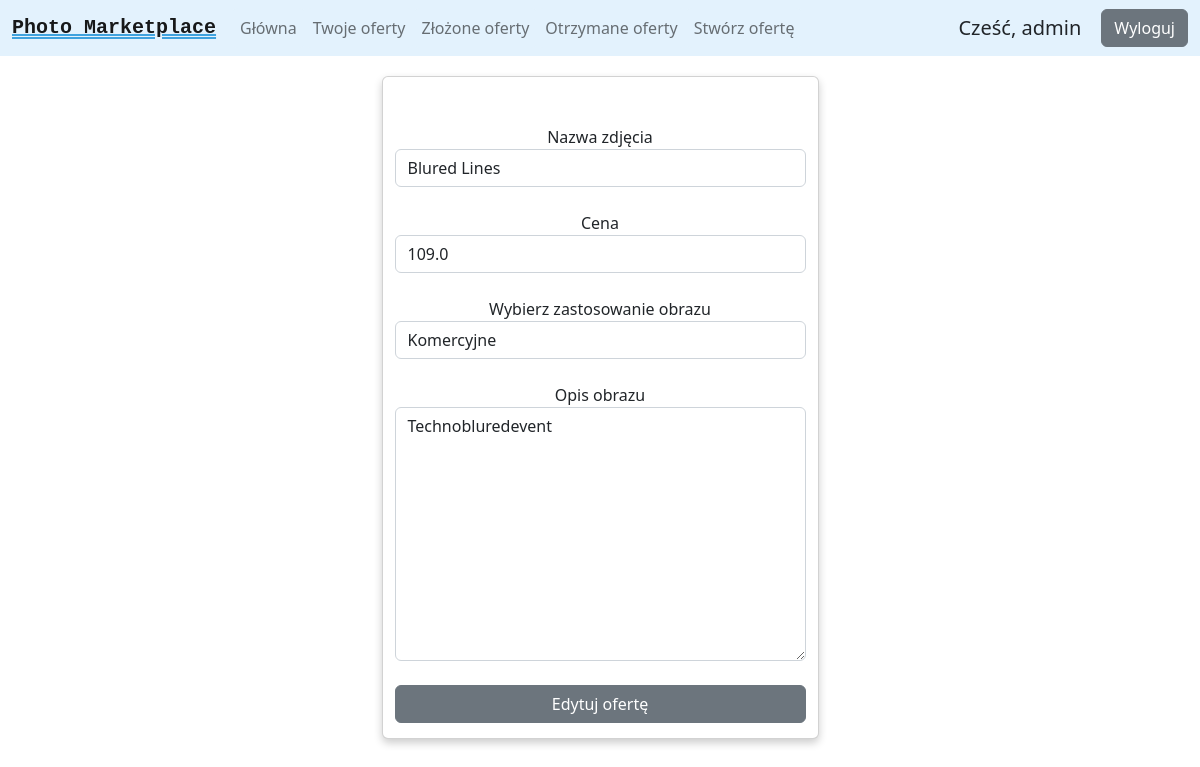
The app's page /edit/1/ (signed in), older data.
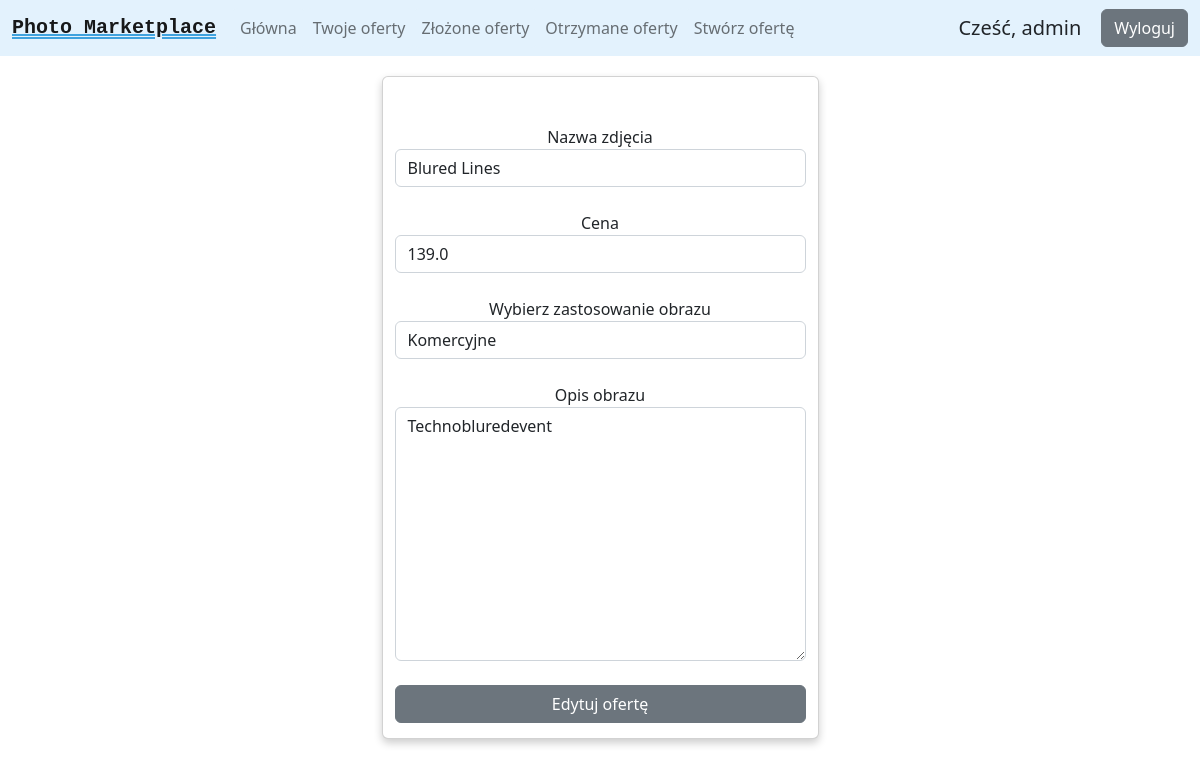
The same page, newer data.
### myapp/models.py (models this page shows, shortened)
class Product(models.Model):
    usage_possibilities = (('Prywatne', 'Prywatne'), ('Komercyjne', 'Komercyjne'), ('Komercyjne ograniczone',
                                                                                    'Komercyjne ograniczone'))
    photo_id = models.AutoField(primary_key=True)
    name = models.CharField(max_length=200, null=True)
    price = models.FloatField()
    description = models.TextField(max_length=600, null=True, blank=True)
    image = models.ImageField(upload_to='images/', null=True, blank=True)
    username = models.CharField(max_length=100, null=True)
    usage = models.CharField(max_length=100, choices=usage_possibilities)

### myapp/views.py (the view, shortened to what this page needs)
# urls.py: path('edit/<int:id>/', views.edit, name='edit'),
@login_required(login_url='login')
def edit(request, id):
    photo = get_object_or_404(Product, pk=id)
    initial = {'name': photo.name, 'price': photo.price, 'usage': photo.usage, 'description': photo.description}
    edit_form = EditForm(initial=initial)
    context = {'edit_form': edit_form}
    return render(request, 'marketplace/editphoto.html', context)

### myapp/forms.py
class EditForm(ModelForm):
    class Meta:
        model = Product
        fields = ['name', 'description', 'price', 'usage']
    def __init__(self, *args, **kwargs):
        super(EditForm, self).__init__(*args, **kwargs)
        self.fields['name'].widget.attrs['class'] = 'form-control'
        self.fields['description'].widget.attrs['class'] = 'form-control'
        self.fields['price'].widget.attrs['class'] = 'form-control'
        self.fields['usage'].widget.attrs['class'] = 'form-control'

### myapp/templates/marketplace/editphoto.html (shortened to what this page needs)
{% extends 'marketplace/main.html' %}
{% load static %}
{% block content %}
<form method="POST" enctype="multipart/form-data">
  <div class="row">
      <div class="card">
          <form>
              <br>
            <br>
            <div class="form-group">
              <label>Nazwa zdjęcia</label>
              <br>
              {{edit_form.name}}
            </div>
              <br>
              <div class="form-group">
              <label>Cena</label>
              <br>
              {{edit_form.price}}
            </div>
              <br>
            <div class="form-group">
              <label>Wybierz zastosowanie obrazu</label>
              <br>
              {{edit_form.usage}}
            </div>
              <br>
            <div class="form-group">
              <label>Opis obrazu</label>
              <br>
              {{edit_form.description}}
            </div>
              <br>
              <input class="btn btn-secondary" style="margin-bottom:15px" type="submit" value="Edytuj ofertę">
          </form>
      </div>
  </div>
</form>
{% endblock content %}

### myapp/templates/marketplace/main.html (shortened to what this page needs)
<!DOCTYPE html>
{% load static %}
<html>
<head>
    <link href="https://cdn.jsdelivr.net/npm/bootstrap@5.2.2/dist/css/bootstrap.min.css" rel="stylesheet"
>
    <link rel="stylesheet" type="text/css" href="{% static 'css/main.css' %}">
</head>
<body>
    <nav class="navbar navbar-expand-lg" style="background-color: #e3f2fd; margin-bottom: 20px;">
      <div class="container-fluid">
          <a class="navbar-brand" href="{% url 'mainpage' %}" style="text-decoration-line: underline; text-decoration-color:#3FA2DE; text-decoration-style: double; font-family: Courier New, monospace;"><strong>Photo Marketplace</strong></a>
        <div class="collapse navbar-collapse" id="navbarSupportedContent">
          <ul class="navbar-nav nav-pills me-auto mb-2 mb-lg-0">
            <li class="nav-item pill-1">
              <a class="nav-link {% if page_name == 'mainpage' %} active {% endif %}" aria-current="page" href="{% url 'mainpage' %}">Główna</a>
            </li>
            <li class="nav-item pill-1">
              <a class="nav-link {% if page_name == 'active' %} active {% endif %}" aria-current="page" href="{% url 'active' %}">Twoje oferty</a>
            </li>
            <li class="nav-item pill-1">
              <a class="nav-link " aria-current="page" href="{% url 'madeoffers' %}">Złożone oferty </a>
            </li>
            <li class="nav-item pill-1">
              <a class="nav-link " aria-current="page" href="{% url 'messages' %}">Otrzymane oferty </a>
            </li>
            <li class="nav-item pill-1">
              <a class="nav-link {% if page_name == 'create' %} active {% endif %}" aria-current="page" href="{% url 'create' %}">Stwórz ofertę</a>
            </li>
          </ul>
            <span id="welcome-msg">Cześć, {{request.user}}   </span>
            <span><a href="{% url 'logout' %}" class="btn btn-secondary">Wyloguj</a></span>
        </div>
      </div>
    </nav>
    <div class="container">
        <br>
        {% block content %}
        {% endblock content %}
    </div>
</body>
</html>

### static/css/main.css (style rules this page uses)
.btn { border-radius: 3; }
.container { display: flex; align-items: center; justify-content: center }
.card { box-shadow: 0 4px 8px 0 rgba(0, 0, 0, 0.2); max-width: 800px; margin: auto; text-align: center; }
.nav-pills .pill-1 .nav-link:not(.active) { background-color: #e3f2fd; }
.nav-pills .pill-1 .nav-link { background-color: #F6FBFF; }

### myapp/templates/marketplace/main.html (style rules this page uses)
#welcome-msg { font-size: 20px; margin-right: 20px }

Row changes from the older to the newer data that the page shows:
changed Product "Blured Lines": price "109.0" → "139.0"
